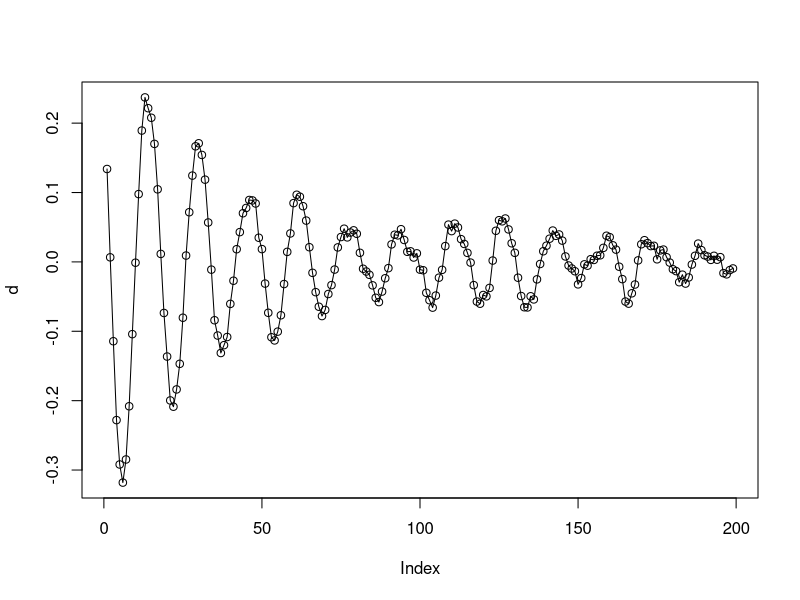
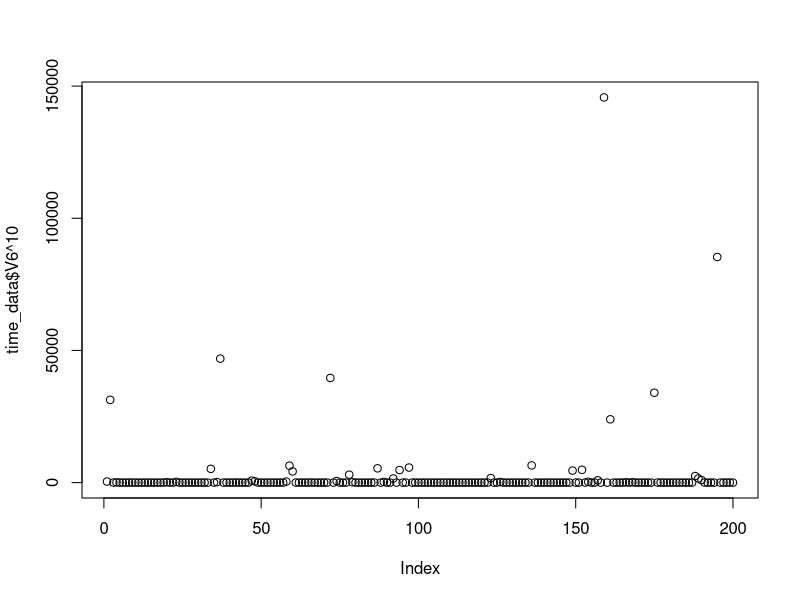

The R source for these figures, in order: (Note: this script raises an error after producing the figures.)
time_data <- read.csv('time_series.csv')

d <- diff(as.numeric(time_data[3,]))
plot(d, type='o')
diff(d)
log_d <- log(d)

plot(time_data$V6^10)
#------------[b]----------

variance <- var(means_minus)
svd_time <- svd(variance)
new_point <- means_minus %*%svd_time$u[,1:2] 
final <- t(t(new_point) + means[1:2]) 



# means <- colMeans(time_data)
# means_minus <- t(t(time_data) - means)
time_data <- read.csv('time_series.csv')
covariance <- cov(t(time_data))
svd_time <- svd(covariance)
svd_time$d
svd_time$u 
s <- svd_time$u[,1:4]
data_new <- t(time_data) %*%  s

png(filename='4_a.png')
ts.plot(data_new, col=c('black', 'blue','red','violet'))
dev.off()



library("forecast")
amp = apply(time_data, 1, max)
time_t= t(time_data)
freq = rep(NA,200)
for (i in 1:ncol(df_t))
freq[i] = findfrequency(time_t[,i])
plt = plot(freq,amp)


max_amplitude = c()
min_amplitude = c()
# Now deriving these feautures

for(i in c(1:nrow(time_data))){

  obj = time_data[i,]

  max_amplitude <<- append(max_amplitude, max(time_data[i,]), after = length(max_amplitude))

  min_amplitude <<- append(min_amplitude, min(time_data[i,]), after = length(min_amplitude))

}

png(filename='4_b.png')
plot(max_amplitude, min_amplitude)
dev.off()